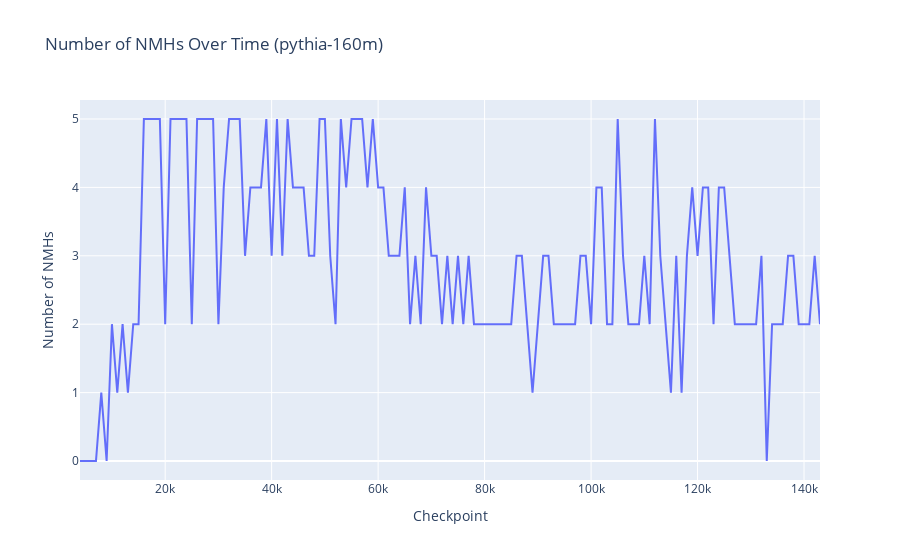

Notebook cell for this chart:
### Code cell
# plot number of nmhs over time
fig = px.line(
    x=list(checkpoint_nmhs.keys()), 
    y=list([len(heads) for heads in checkpoint_nmhs.values()]), 
    title=f"Number of NMHs Over Time ({MODEL_TO_VIEW})",
    labels={'x': 'Checkpoint', 'y': 'Number of NMHs'}
)
fig.show()

### Figure 1 — Plotly figure (JSON) as saved in the notebook; plotly's stock layout.template omitted (floating-point values rounded to 4 significant figures; data arrays with more than 128 entries replaced by an {"elided": "..."} marker saying what was removed)
{"data": [{"hovertemplate": "Checkpoint=%{x}<br>Number of NMHs=%{y}<extra></extra>", "legendgroup": "", "line": {"color": "#636efa", "dash": "solid"}, "marker": {"symbol": "circle"}, "mode": "lines", "name": "", "orientation": "v", "showlegend": false, "type": "scatter", "x": {"elided": "140 int values"}, "xaxis": "x", "y": {"elided": "140 int values"}, "yaxis": "y"}], "layout": {"legend": {"tracegroupgap": 0}, "title": {"text": "Number of NMHs Over Time (pythia-160m)"}, "xaxis": {"anchor": "y", "domain": [0, 1], "title": {"text": "Checkpoint"}}, "yaxis": {"anchor": "x", "domain": [0, 1], "title": {"text": "Number of NMHs"}}}}
